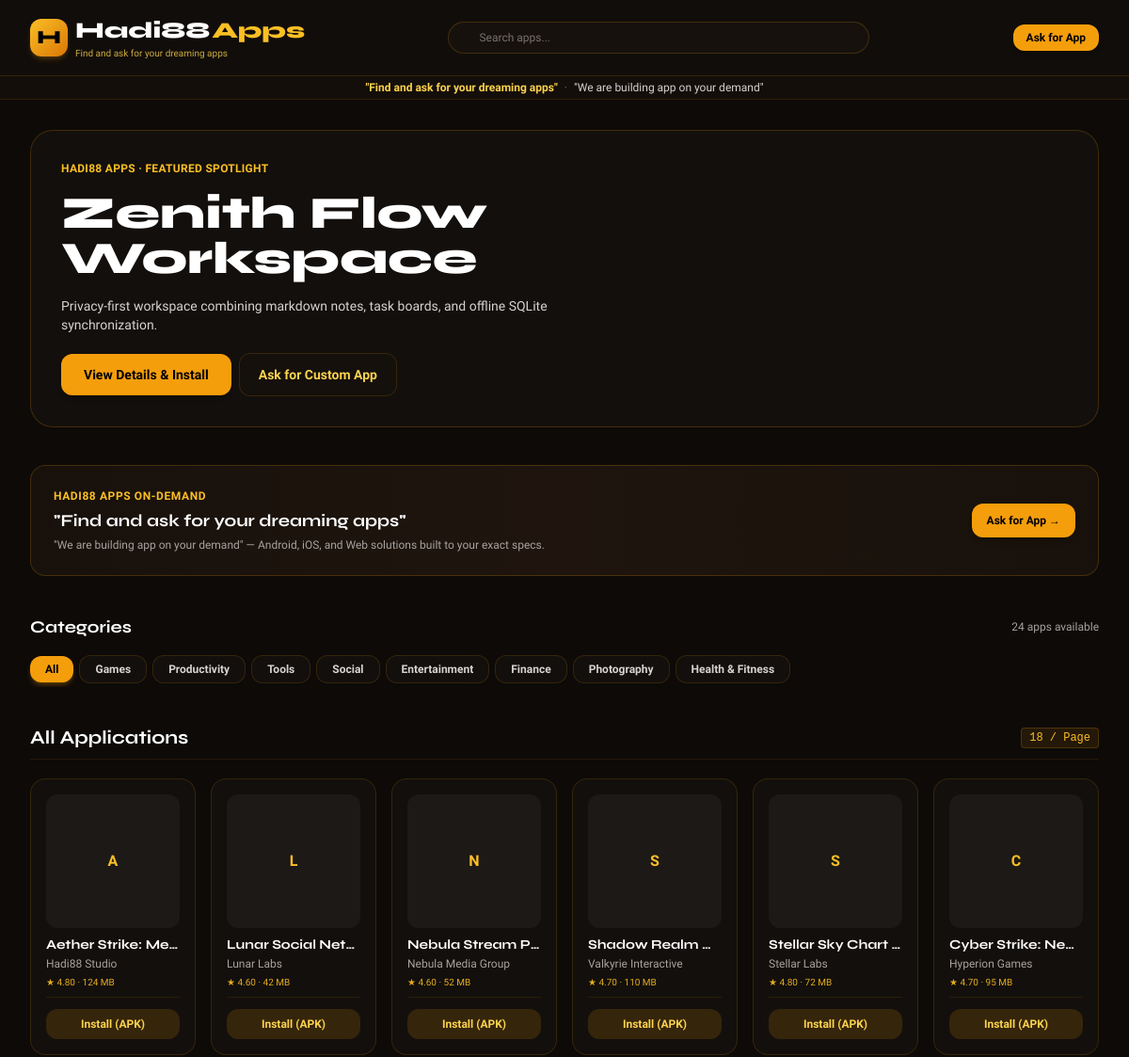
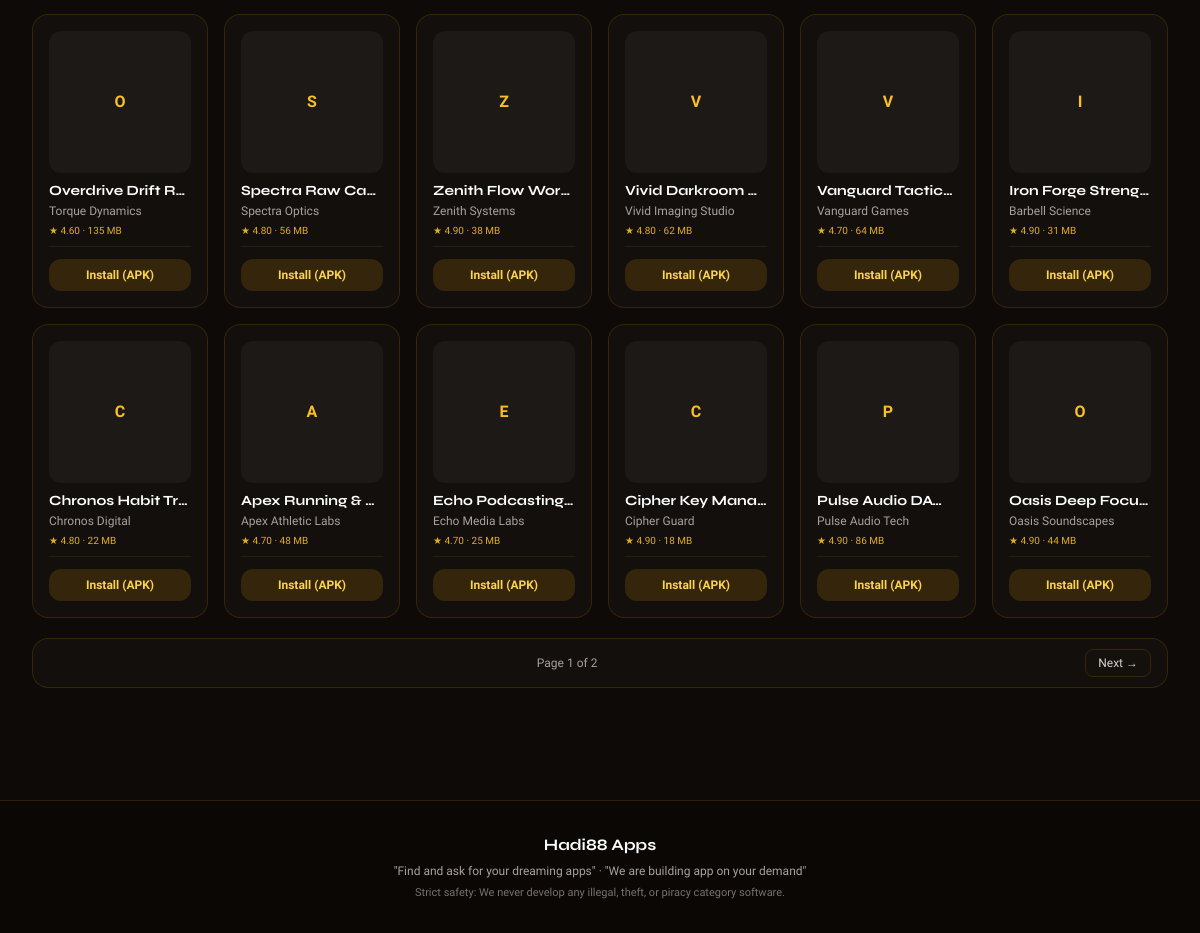
The page / on the database its author committed (2 pictures, top to bottom).
### store/models.py (models this page shows, shortened)
class App(models.Model):
    app_name = models.CharField(max_length=150, verbose_name="Application Name")
    package_name = models.SlugField(max_length=150, unique=True, verbose_name="Package Name (Slug)")
    developer_name = models.CharField(max_length=120, default="Hadi88 Studio", verbose_name="Developer Name")
    category = models.CharField(max_length=50, choices=CATEGORY_CHOICES, default='Tools', db_index=True)
    app_icon = models.ImageField(upload_to=app_icon_upload_path, verbose_name="App Icon (512x512)")
    banner_image = models.ImageField(upload_to=app_banner_upload_path, blank=True, null=True, verbose_name="Featured Banner (16:9)")
    description = models.TextField(verbose_name="Full Description")
    version = models.CharField(max_length=20, default="1.0.0", verbose_name="Version")
    apk_file = models.FileField(
        upload_to=apk_upload_path,
        validators=[FileExtensionValidator(allowed_extensions=['apk', 'xapk', 'zip'])],
        verbose_name="APK Binary Package"
    )
    file_size = models.CharField(max_length=20, default="25 MB", verbose_name="File Size (e.g. 45 MB)")
    downloads_count = models.PositiveIntegerField(default=0, db_index=True, verbose_name="Total Downloads")
    rating = models.DecimalField(
        max_digits=3, decimal_places=2, default=4.50,
        validators=[MinValueValidator(1.00), MaxValueValidator(5.00)],
        verbose_name="Rating (1.00 - 5.00)"
    )
    is_featured = models.BooleanField(default=False, help_text="Showcase in hero carousel")
    is_published = models.BooleanField(default=True, help_text="Publicly visible in store")
    created_at = models.DateTimeField(auto_now_add=True, db_index=True)
    updated_at = models.DateTimeField(auto_now=True)
    class Meta:
        ordering = ['-downloads_count', '-created_at']
        verbose_name = "Application"
        verbose_name_plural = "Applications"
    def get_absolute_url(self):
        return reverse('app_detail', kwargs={'package_name': self.package_name})

### store/views.py (the view)
# urls.py: path('', views.AppCatalogView.as_view(), name='app_catalog'),
class AppCatalogView(ListView):
    model = App
    template_name = 'store/index.html'
    context_object_name = 'apps'
    paginate_by = 18
    def get_queryset(self):
        queryset = App.objects.filter(is_published=True)
        category = self.request.GET.get('category')
        query = self.request.GET.get('q')
        if category and category != 'All':
            queryset = queryset.filter(category=category)
        if query:
            queryset = queryset.filter(
                Q(app_name__icontains=query) |
                Q(developer_name__icontains=query) |
                Q(package_name__icontains=query)
            )
        return queryset
    def get_context_data(self, **kwargs):
        context = super().get_context_data(**kwargs)
        context['categories'] = ['All'] + [c[0] for c in CATEGORY_CHOICES]
        context['current_category'] = self.request.GET.get('category', 'All')
        context['search_query'] = self.request.GET.get('q', '')
        context['featured_apps'] = App.objects.filter(is_published=True).order_by('-is_featured', '-rating')[:4]
        context['total_apps_count'] = App.objects.filter(is_published=True).count()
        return context

### templates/store/index.html (shortened to what this page needs)
{% extends 'store/base.html' %}
{% block content %}
<div class="max-w-7xl mx-auto px-3 sm:px-6 lg:px-8 py-4 sm:py-8 space-y-6 sm:space-y-10">
  {% if featured_apps %}
  <section class="glass-panel rounded-2xl sm:rounded-3xl p-4 sm:p-8 border border-amber-500/20 relative overflow-hidden">
    {% with hero=featured_apps.0 %}
    <div class="grid grid-cols-1 lg:grid-cols-12 gap-4 sm:gap-8 items-center">
      <div class="lg:col-span-7 space-y-2.5 sm:space-y-4">
        <div class="text-[10px] sm:text-xs font-bold text-amber-400 uppercase tracking-wide">
          Hadi88 Apps · Featured Spotlight
        </div>
        <h1 class="text-xl sm:text-3xl lg:text-5xl font-display font-extrabold text-white leading-tight">
          {{ hero.app_name }}
        </h1>
        <p class="text-[11px] sm:text-sm text-stone-300 line-clamp-2 sm:line-clamp-3 leading-relaxed">
          {{ hero.description }}
        </p>
        <div class="flex flex-wrap items-center gap-2 pt-1">
          <a href="{{ hero.get_absolute_url }}" class="px-4 sm:px-6 py-2 sm:py-3 rounded-xl bg-amber-500 hover:bg-amber-400 text-black font-bold text-[11px] sm:text-sm shadow-md">
            View Details & Install
          </a>
          <a href="{% url 'contact_admin_demand' %}" class="px-3.5 sm:px-5 py-2 sm:py-3 rounded-xl glass-panel text-amber-300 text-[11px] sm:text-sm font-semibold">
            Ask for Custom App
          </a>
        </div>
      </div>
    </div>
    {% endwith %}
  </section>
  {% endif %}
  <div class="glass-panel rounded-2xl p-3.5 sm:p-6 border border-amber-500/20 flex flex-col sm:flex-row items-start sm:items-center justify-between gap-3 bg-gradient-to-r from-[#18110b] via-[#1f150e] to-[#18110b]">
    <div class="space-y-1">
      <div class="text-[10px] sm:text-xs font-bold text-amber-400 uppercase tracking-wider">Hadi88 Apps On-Demand</div>
      <div class="text-sm sm:text-lg font-display font-bold text-white leading-tight">
        "Find and ask for your dreaming apps"
      </div>
      <p class="text-[10px] sm:text-xs text-stone-400">
        "We are building app on your demand" — Android, iOS, and Web solutions built to your exact specs.
      </p>
    </div>
    <a
      href="{% url 'contact_admin_demand' %}"
      class="w-full sm:w-auto px-4 py-2 sm:py-2.5 rounded-xl bg-amber-500 hover:bg-amber-400 text-black font-extrabold text-xs text-center shrink-0 shadow-md"
    >
      Ask for App →
    </a>
  </div>
  <section class="space-y-2 sm:space-y-3">
    <div class="flex items-center justify-between">
      <h2 class="text-sm sm:text-lg font-display font-bold text-white">Categories</h2>
      <span class="text-[10px] sm:text-xs text-stone-400">{{ total_apps_count }} apps available</span>
    </div>
    <div class="flex items-center gap-1.5 overflow-x-auto no-scrollbar py-1 -mx-3 px-3">
      {% for cat in categories %}
      <a
        href="?category={{ cat }}"
        class="whitespace-nowrap px-3 sm:px-4 py-1.5 rounded-lg sm:rounded-xl text-[11px] sm:text-xs font-semibold transition-all {% if current_category == cat %}bg-amber-500 text-black font-bold shadow-md shadow-amber-500/25{% else %}glass-panel text-stone-300 hover:text-amber-300{% endif %}"
      >
        {{ cat }}
      </a>
      {% endfor %}
    </div>
  </section>
  <section class="space-y-3 sm:space-y-5">
    <div class="flex items-center justify-between border-b border-amber-500/10 pb-2">
      <h2 class="text-sm sm:text-xl font-display font-bold text-white">
        {% if current_category != 'All' %}{{ current_category }} Apps{% else %}All Applications{% endif %}
      </h2>
      <span class="text-[10px] sm:text-xs font-mono text-amber-400 bg-amber-500/10 px-2 py-0.5 rounded border border-amber-500/20">
        18 / Page
      </span>
    </div>
    {% if apps %}
    <div class="grid grid-cols-2 sm:grid-cols-3 md:grid-cols-4 lg:grid-cols-6 gap-2.5 sm:gap-4">
      {% for app in apps %}
      <div class="glass-panel rounded-xl sm:rounded-2xl p-2.5 sm:p-4 flex flex-col justify-between hover:border-amber-400/40 transition-all">
        <div>
          <a href="{{ app.get_absolute_url }}" class="block mb-2">
            {% if app.app_icon %}
            <img src="{{ app.app_icon.url }}" alt="{{ app.app_name }}" class="w-full aspect-square rounded-xl object-cover bg-stone-900 border border-amber-500/15">
            {% else %}
            <div class="w-full aspect-square rounded-xl bg-stone-900 flex items-center justify-center font-bold text-amber-400">
              {{ app.app_name|slice:":1" }}
            </div>
            {% endif %}
          </a>
          <h3 class="font-bold text-xs sm:text-sm text-white truncate">
            <a href="{{ app.get_absolute_url }}">{{ app.app_name }}</a>
          </h3>
          <p class="text-[10px] sm:text-xs text-stone-400 truncate mt-0.5">{{ app.developer_name }}</p>
          <div class="text-[10px] text-amber-400/90 font-medium mt-1">
            ★ {{ app.rating }} · {{ app.file_size }}
          </div>
        </div>
        <div class="pt-2 sm:pt-3 mt-2 border-t border-amber-500/10">
          <a
            href="{% url 'download_apk' app.package_name %}"
            class="w-full py-1.5 sm:py-2 px-2 rounded-lg sm:rounded-xl bg-amber-500/15 hover:bg-amber-500 text-amber-300 hover:text-black text-[10px] sm:text-xs font-bold text-center block transition-all"
          >
            Install (APK)
          </a>
        </div>
      </div>
      {% endfor %}
    </div>
    {% endif %}
    {% if is_paginated %}
    <div class="flex items-center justify-between glass-panel p-2.5 sm:p-4 rounded-xl sm:rounded-2xl text-[10px] sm:text-xs">
      <span class="text-stone-400">Page {{ page_obj.number }} of {{ paginator.num_pages }}</span>
      <div>
        {% if page_obj.has_next %}
        <a href="?page={{ page_obj.next_page_number }}{% if current_category != 'All' %}&category={{ current_category }}{% endif %}" class="px-3 py-1.5 glass-panel rounded-lg text-stone-300">
          Next →
        </a>
        {% endif %}
      </div>
    </div>
    {% endif %}
  </section>
</div>
{% endblock %}

### templates/store/base.html (style rules this page uses)
body { font-family: 'Plus Jakarta Sans', sans-serif; background-color: #0d0a08; color: #f7efe6; }
h1, h2, h3, .font-display { font-family: 'Syne', sans-serif; }
.glass-panel { background: rgba(22, 17, 13, 0.85); backdrop-filter: blur(16px); -webkit-backdrop-filter: blur(16px); border: 1px solid rgba(245, 158, 11, 0.15); }

### rows shown on the page
App: app_name "Zenith Flow Workspace", description "Privacy-first workspace combining markdown notes, task boards, and offline SQLite synchronization.", app_name "Z", app_name "Zenith Flow Wor…", developer_name "Zenith Systems", rating "4.90", file_size "38 MB"
App: app_name "A", app_name "Aether Strike: Me…", developer_name "Hadi88 Studio", rating "4.80", file_size "124 MB"
App: app_name "L", app_name "Lunar Social Net…", developer_name "Lunar Labs", rating "4.60", file_size "42 MB"
App: app_name "N", app_name "Nebula Stream P…", developer_name "Nebula Media Group", rating "4.60", file_size "52 MB"
App: app_name "S", app_name "Shadow Realm…", developer_name "Valkyrie Interactive", rating "4.70", file_size "110 MB"
App: app_name "S", app_name "Stellar Sky Chart…", developer_name "Stellar Labs", rating "4.80", file_size "72 MB"
App: app_name "C", app_name "Cyber Strike: Ne…", developer_name "Hyperion Games", rating "4.70", file_size "95 MB"
App: app_name "O", app_name "Overdrive Drift R…", developer_name "Torque Dynamics", rating "4.60", file_size "135 MB"
App: app_name "S", app_name "Spectra Raw Ca…", developer_name "Spectra Optics", rating "4.80", file_size "56 MB"
App: app_name "V", app_name "Vivid Darkroom…", developer_name "Vivid Imaging Studio", rating "4.80", file_size "62 MB"
App: app_name "V", app_name "Vanguard Tactic…", developer_name "Vanguard Games", rating "4.70", file_size "64 MB"
App: app_name "I", app_name "Iron Forge Streng…", developer_name "Barbell Science", rating "4.90", file_size "31 MB"
App: app_name "C", app_name "Chronos Habit Tr…", developer_name "Chronos Digital", rating "4.80", file_size "22 MB"
App: app_name "A", app_name "Apex Running &…", developer_name "Apex Athletic Labs", rating "4.70", file_size "48 MB"
App: app_name "E", app_name "Echo Podcasting…", developer_name "Echo Media Labs", rating "4.70", file_size "25 MB"
App: app_name "C", app_name "Cipher Key Mana…", developer_name "Cipher Guard", rating "4.90", file_size "18 MB"
App: app_name "P", app_name "Pulse Audio DA…", developer_name "Pulse Audio Tech", rating "4.90", file_size "86 MB"
App: app_name "O", app_name "Oasis Deep Focu…", developer_name "Oasis Soundscapes", rating "4.90", file_size "44 MB"

### other values the page prints
{{ total_apps_count }} "24"
{{ cat }} "All" "Games" "Productivity" "Tools" "Social" "Entertainment" "Finance" "Photography" "Health & Fitness"
{{ page_obj.number }} "1"
{{ paginator.num_pages }} "2"
